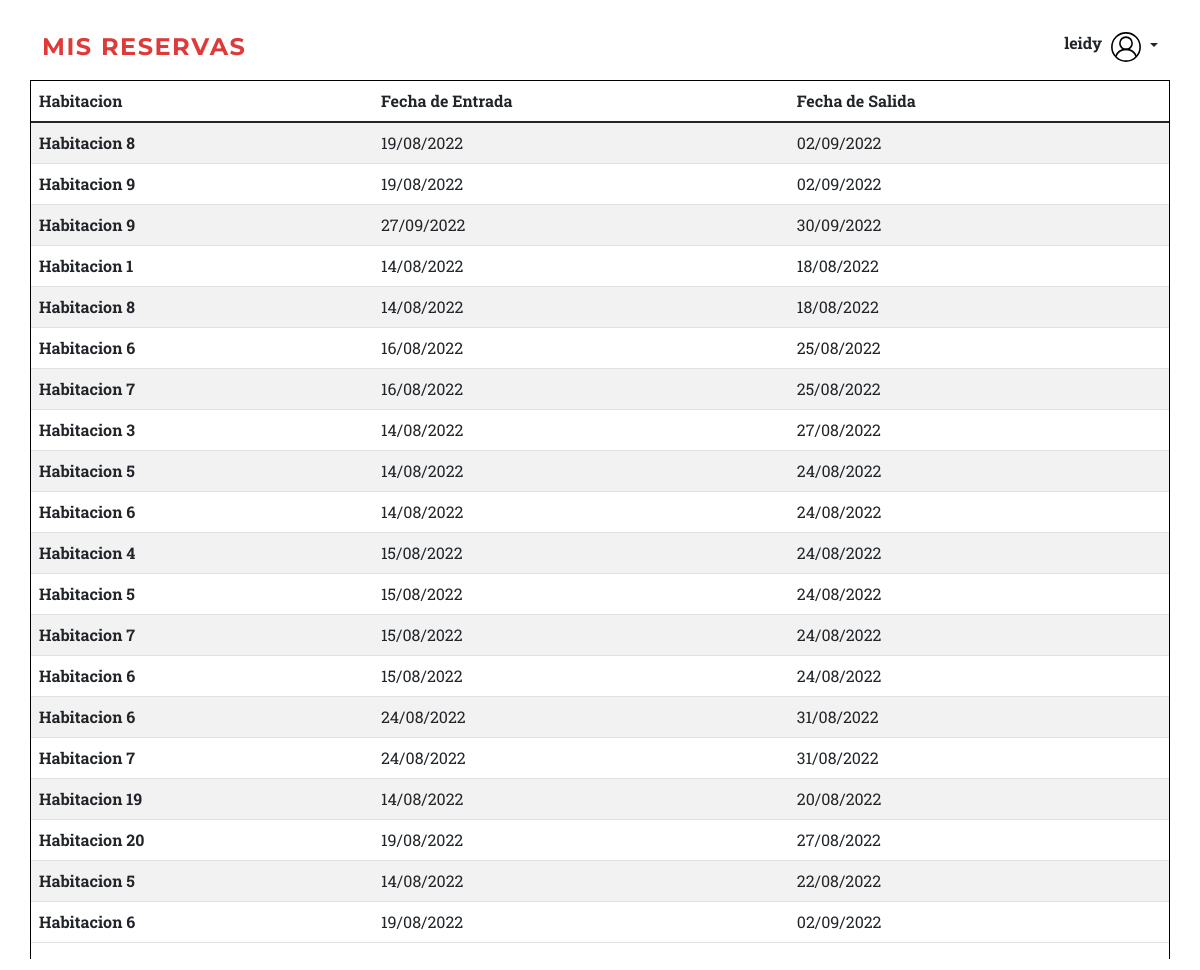
/Mis_reservas (signed in), run on an earlier commit of the app's database.
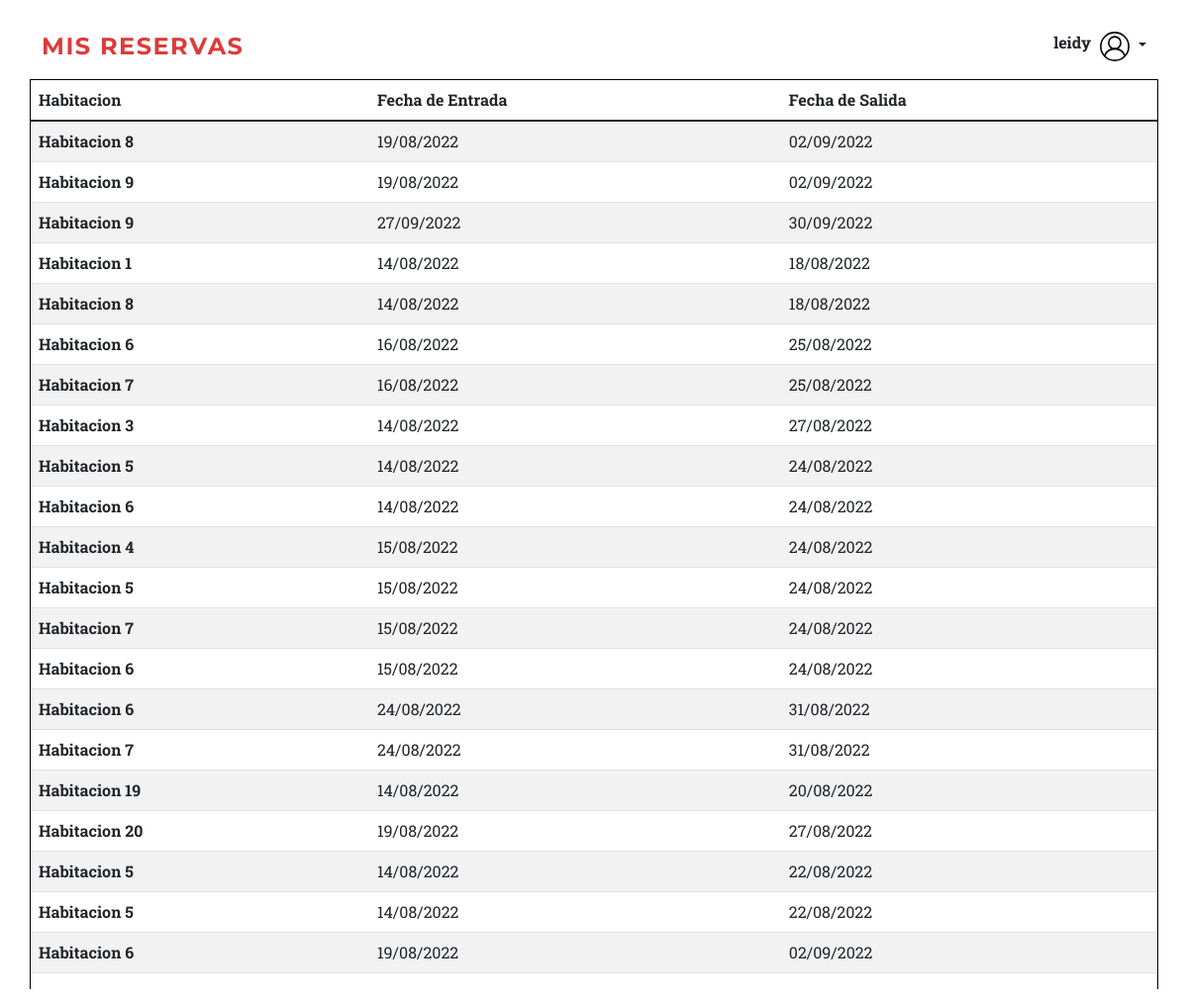
And on a later commit of the database.
### tables this page shows
CREATE TABLE Usuarios (
  _id integer  primary key autoincrement not null,
  nombre varchar(100),
  correo varchar(100),
  contrasena varchar(100),
  rol varchar(20)
);

CREATE TABLE Reserva (_id integer PRIMARY KEY AUTOINCREMENT NOT NULL, user_id integer REFERENCES Usuarios (_id), habitacion_id integer REFERENCES Habitaciones (_id), fecha_entrada DATE, fecha_salida DATE);

### routes/Admin_reserva.py (the view)
@app.route('/Mis_reservas')
def MisReservas():
    if current_user.rol == "3":
        res = reservas().get_lista()
        parsed = res
        return render_template('Mis_reservas.html', items=parsed, formato_moneda=format_decimal)
    else:
        return render_template('index.html')

### apis/API_Reservas.py (called while the page is built)
    def get_lista(self):
        try:
            conn = db_connect.connect()
            query = conn.execute("SELECT * FROM Reserva ORDER BY _id ASC")
            result = {'Reservas': [dict(zip(tuple (query.keys()), i)) for i in query.cursor], 'mensaje': "Reservas listadas.", 'exito': True}
            return result
        except Exception as ex:
            return ({'mensaje': "Error", 'exito': False})

### auth/Autenticacion.py (called while the page is built)
@login_manager_app.user_loader
def load_user(id):
    return ModelUser.get_by_id(db, id)

### models/ModelUser.py (called while the page is built)
    @classmethod
    def get_by_id(self, db, id):
        try:
            conn = db.connect()
            query = conn.execute("SELECT _id, correo, nombre, rol FROM usuarios WHERE _id = {}".format(id))
            row = query.fetchone()
            if row != None:
                return User(row[0], row[1], None, row[2], row[3])
            else:
                return None
        except Exception as ex:
            raise Exception(ex)

### templates/Mis_reservas.html (shortened to what this page needs)
<!DOCTYPE html>
<html lang="es">
    <head>
        <link href="static/css/styles.css" rel="stylesheet" />
        <link rel="stylesheet" href="static/css/administradorHabitaciones.css" />
        <link rel="stylesheet" href="static/css/estrellas.css" />
    </head>
    <body id="page-top">
            <nav class="navbar navbar-expand-lg navbar-dark fixed-top" id="mainNav">
                <div class="container">
                    <a class="navbar-brand" style="color:#DE3A3A" href="#page-top">Mis Reservas</a>
                  <form class="d-flex">
                    <p class="nav-item" ><p></p><Strong>{{ current_user.nombre }} &nbsp;</Strong></p>
                    {% if current_user.is_authenticated %}
                                    <div class="dropdown text-end">
                                        <a href="#" class="d-block link-dark text-decoration-none dropdown-toggle" data-bs-toggle="dropdown" aria-expanded="false">
                                          <img src="{{ url_for('static', filename='assets/user.svg') }}" alt="mdo" width="32" height="32" class="rounded-circle">
                                        </a>
                                      </div>
                                {% endif %}
                  </form>
                </div>
              </nav>
        <ul class="lista container">
            <table class="table table-striped table-hover" id="myTable">
                <thead>
              <tr>
                <th scope="col">Habitacion</th>
                <th scope="col">Fecha de Entrada</th>
                <th scope="col">Fecha de Salida</th>
              </tr>
            </thead>
            <tbody>
                {% for x in items["Reservas"] %}
                    {% if x["user_id"] == current_user.id %}
                    <tr>
                        <th scope="row">Habitacion {{ x["habitacion_id"] }}</th>
                        <td>{{ x["fecha_entrada"] }}</td>
                        <td>{{ x["fecha_salida"] }}</td>
                    </tr>
                    {% endif %}
                {% endfor %}
            </tbody>
            </table>
        </ul>
    </body>
</html>

### static/css/administradorHabitaciones.css (style rules this page uses)
body { display: flex; }
.lista { margin-top: 80px; width: 100%; padding: 0; border: 1px solid black; border-bottom: none; }

What changed in the data, as far as the page shows it:
added Reserva: habitacion_id "5", fecha_entrada "14/08/2022", fecha_salida "22/08/2022"
